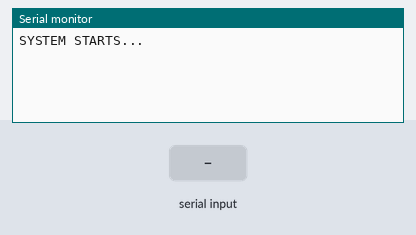
Simulated run of this sketch. Board: Arduino Uno, built with avr-gcc and run on an emulated ATmega328P. Shown: the last lines printed to the serial monitor. The inputs (shaded band) are chosen by the test bench.

Above: at 1.2 s.
1.3 s: "1" received over the second serial link
At 2.2 s:
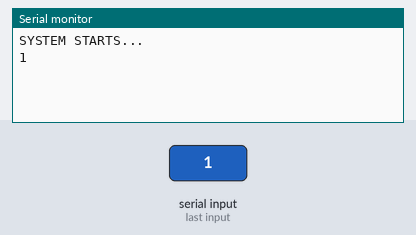
2.8 s: "0" received over the second serial link
At 3.4 s:
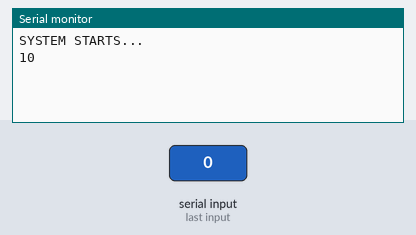

Measured:
- after the input at 1.3 s, the serial monitor: prints a new line at once (image 1)
- after the input at 2.8 s, the serial monitor: prints a new line at once (image 2)

The sketch:

CommandThroughSerial.ino
```cpp
#include <SoftwareSerial.h>
//Create software serial object to communicate with SIM900A

// SIM900A's TXD = ARDUINO's #3
// SIM900A's RXD = ARDUINO's #2
SoftwareSerial mySerial(3, 2);

void setup()
{

  mySerial.begin(4800);
  Serial.begin(4800);
  Serial.println("SYSTEM STARTS...");

}

void loop()
{
  if (mySerial.available())
    Serial.write(mySerial.read());
  if (Serial.available())
    mySerial.write(Serial.read());

}
```
